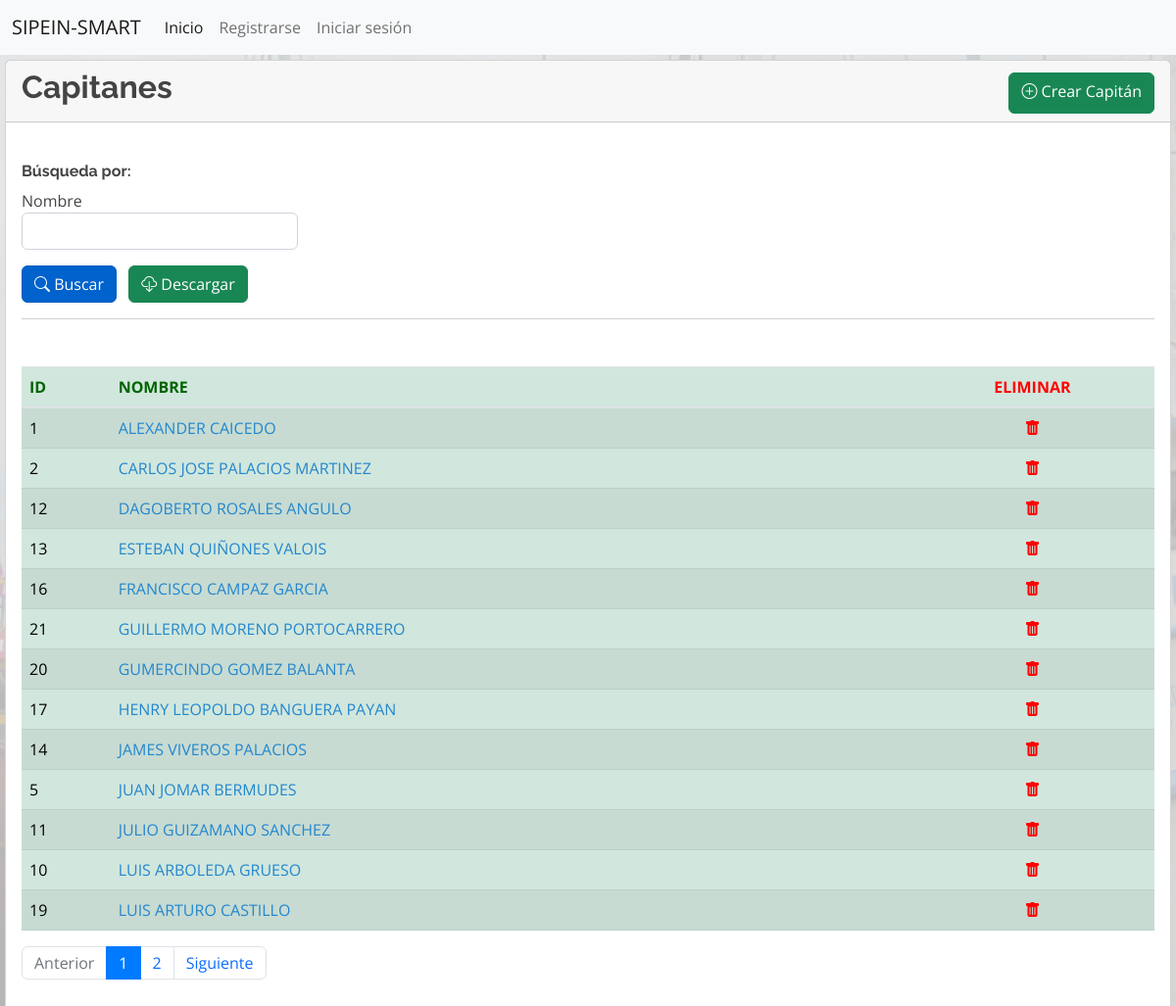
Screenshot of /capitanes/ with the database file from the repository.
### industrial/models.py (models this page shows, shortened)
class Capitan(models.Model):
    nombre = models.TextField(max_length=100, unique=True, verbose_name='Nombre')
    class Meta:
        ordering = ['nombre']

### industrial/views.py (the view)
# urls.py: path('capitanes/', views.listar_capitan, name='listar_capitanes'),
def listar_capitan(request):
    context = {}
    filtered_capitanes = CapitanFiltro(request.GET, queryset=Capitan.objects.all())
    context['filtered_capitanes'] = filtered_capitanes
    paginated_filtered_capitanes = Paginator(filtered_capitanes.qs,13)
    page_number = request.GET.get('page')
    capitan_page_obj = paginated_filtered_capitanes.get_page(page_number)
    context['capitan_page_obj'] = capitan_page_obj
    return render(request, 'capitanes_lista.html', context=context)

### industrial/templates/capitanes_lista.html
{% extends 'base.html' %}
{% load widget_tweaks %}
{% block contenido %}
<main style="margin-left: 5px; margin-right: 5px; margin-top: 5px;">
	<div class="card">
		<div class="card-header">
			<div class="row">
				<div class="col-md-6 col-lg-8">
					<h2 class="card-title"><strong>Capitanes</strong></h2>
				</div>
				<div class="col-md-6 col-lg-4 mt-1 d-md-flex justify-content-md-end">
					<a class="btn btn-success align-middle" href="{% url 'crear_capitanes' %}" role="button">
						<i class="bi bi-plus-circle"></i>&nbsp;Crear Capitán</a>
				</div>
			</div>
		</div>
		<div class="card-body">
			<form method="get">
				<br>
				<h6><strong>Búsqueda por:</strong></h6>
				<div class="form-row" style="display: flex;">
					<div class="form-group col-sm-4 col-md-3">
						<h7>Nombre</h7>
						{% render_field filtered_capitanes.form.nombre__icontains class="form-control" %}
					</div>
				</div>
				<ul class="list-inline">
					<li class="list-inline-item">
						<button class="btn btn-primary active align-middle" type="submit">
							<i class="bi bi-search"></i>&nbsp;Buscar
						</button>
					</li>
					<li class="list-inline-item">
						<button class="btn btn-success align-middle" >
							<i class="bi bi-cloud-download"></i>&nbsp;Descargar
						</button>
					</li>
				</ul>
				<hr>
			</form>
		</div>
		<div class="card-body">
			<div class="table-responsive">
				<table class="table table-success table-striped">
					<thead style="color:darkgreen;">
						<tr>
							<th>ID</th>
							<th>NOMBRE</th>
							<th style="text-align: center; color:red">ELIMINAR</th>
						</tr>
					</thead>
					<tbody>
						{% for capitan in capitan_page_obj %}
						<tr>
							<td>{{ capitan.id }}</td>
							<td>
								<a href="{% url 'editar_capitanes' capitan.id %}">
									{{ capitan.nombre|upper }}
								</a>
							</td>
							<td style="text-align: center";>
								<a href="{% url 'eliminar_capitanes' capitan.id %}">
									<i style="color: red" class="bi bi-trash-fill"></i>
								</a>
							</td>
						</tr>
						{% endfor %}
					</tbody>
				</table>
				<nav aria-label="...">
					{% if capitan_page_obj.has_other_pages %}
					<ul class="pagination">
						{% if capitan_page_obj.has_previous %}
						<li class="page-item"><a class="page-link"
								href="?page={{ capitan_page_obj.previous_page_number }}">Anterior</a></li>
						{% else %}
						<li class="page-item disabled"><span class="page-link">Anterior</span></li>
						{% endif %}
						{% for i in capitan_page_obj.paginator.page_range %}
						{% if capitan_page_obj.number == i %}
						<li class="page-item active" aria-current="page"><a class="page-link" href="#">{{ i }}</a></li>
						{% else %}
						<li class="page-item"><a class="page-link" href="?page={{ i }}">{{ i }}</a></li>
						{% endif %}
						{% endfor %}
						{% if capitan_page_obj.has_next %}
						<li class="page-item"><a class="page-link"
								href="?page={{ capitan_page_obj.next_page_number }}">Siguiente</a></li>
						{% else %}
						<li class="page-item disabled"><span class="page-link">Siguiente</span></li>
						{% endif %}
					</ul>
					{% endif %}
				</nav>
			</div>
		</div>
	</div>
</main>
{% endblock %}

### industrial/static/css/custom.css (style rules this page uses)
body { background-image: url(../img/fondo.png); background-repeat: no-repeat; background-size: cover; }

### industrial/static/css/style.css (style rules this page uses)
body { font-family: "Open Sans", sans-serif; color: #444444; }
a { color: #2487ce; text-decoration: none; }
h1, h2, h3, h4, h5, h6 { font-family: "Raleway", sans-serif; }

### rows the page displays
Capitan: id "1", nombre "ALEXANDER CAICEDO"
Capitan: id "2", nombre "CARLOS JOSE PALACIOS MARTINEZ"
Capitan: id "12", nombre "DAGOBERTO ROSALES ANGULO"
Capitan: id "13", nombre "ESTEBAN QUIÑONES VALOIS"
Capitan: id "16", nombre "FRANCISCO CAMPAZ GARCIA"
Capitan: id "21", nombre "GUILLERMO MORENO PORTOCARRERO"
Capitan: id "20", nombre "GUMERCINDO GOMEZ BALANTA"
Capitan: id "17", nombre "HENRY LEOPOLDO BANGUERA PAYAN"
Capitan: id "14", nombre "JAMES VIVEROS PALACIOS"
Capitan: id "5", nombre "JUAN JOMAR BERMUDES"
Capitan: id "11", nombre "JULIO GUIZAMANO SANCHEZ"
Capitan: id "10", nombre "LUIS ARBOLEDA GRUESO"
Capitan: id "19", nombre "LUIS ARTURO CASTILLO"

### other values shown
{{ i }} "1"
{{ i }} "2"
